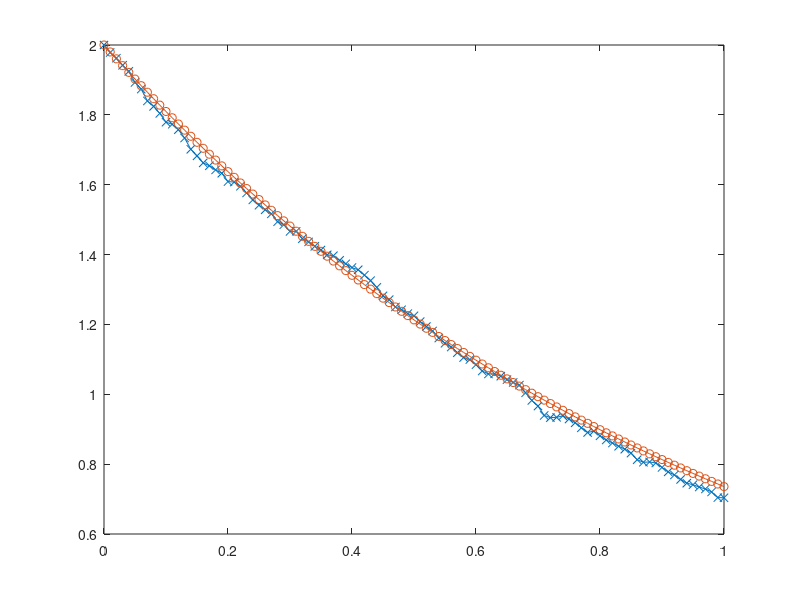

Recreate this plot in MATLAB.
function MMS = euler()
  load("par.mat")
  for j = 1:n_iter
    #wiener process
    dW = sqrt(dt).*randn(1,N-1); 
    W = [0, cumsum(dW)];
    
    #euler method
    X(1) = x0;
    for n=2:N X(n) = X(n-1) + (a*X(n-1) + b).*dt + (c*X(n-1) + d).*dW(n-1); end;
    #figure(1); plot(t,X,"-x",t,x(W),"-o");
    
    normvec(j) = max(abs(X-x(t)));
    allX(j,:) = X;
    clear dW W X EXP;
  end
  
  #values for table
  Mean = mean(normvec);
  Median = median(normvec);
  Std = std(normvec);
  MMS = [Mean, Median, Std];
  
  MX = mean(allX);
  figure(2); plot(t,MX,"-x",t,mx,"-o");
end
